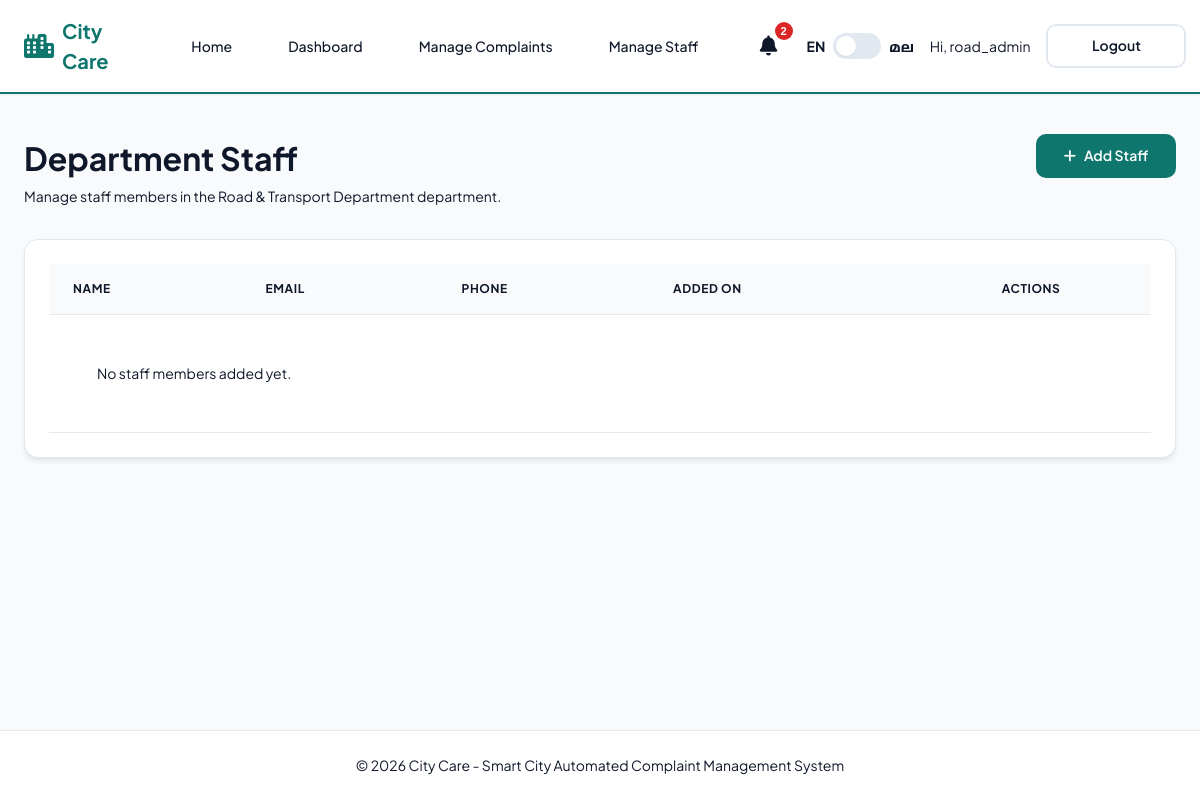
Before: /department/staff/ (signed in) with the older database file.
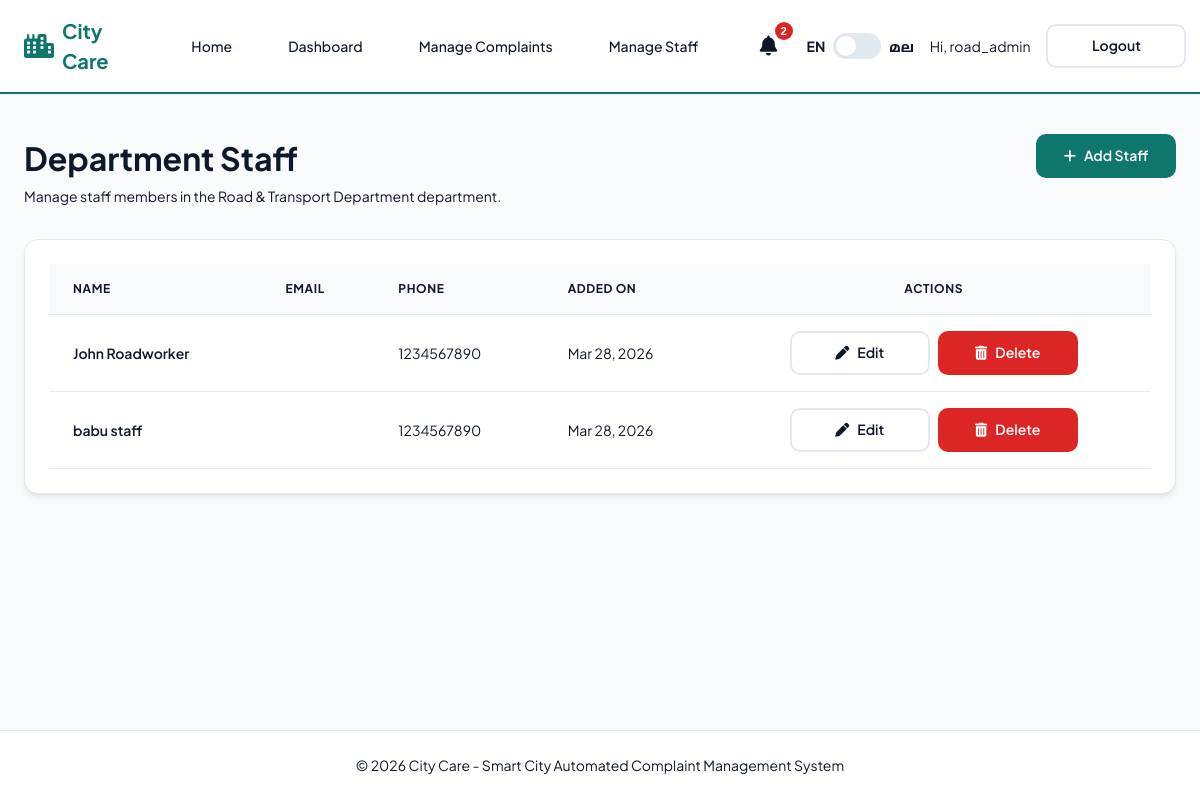
After: the same page with the newer database file.
### complaints/models.py (models this page shows, shortened)
class DepartmentStaff(models.Model):
    user = models.OneToOneField(settings.AUTH_USER_MODEL, on_delete=models.CASCADE, verbose_name=_("user"))
    phone = models.CharField(_("phone"), max_length=15, blank=True, null=True)
    department = models.ForeignKey(Department, on_delete=models.CASCADE, related_name='staff_members', verbose_name=_("department"))
    created_at = models.DateTimeField(_("created at"), auto_now_add=True)
    class Meta:
        verbose_name = _("department staff")
        verbose_name_plural = _("department staff")

### accounts/models.py (models this page shows, shortened)
class User(AbstractUser):
    is_citizen = models.BooleanField(default=False)
    is_department_admin = models.BooleanField(default=False)
    phone_number = models.CharField(max_length=15, blank=True, null=True)
    department = models.ForeignKey('complaints.Department', on_delete=models.SET_NULL, null=True, blank=True)

### complaints/views.py (the view)
# urls.py: path('department/staff/', views.dept_manage_staff, name='dept_manage_staff'),
@login_required
def dept_manage_staff(request):
    if not request.user.is_department_admin:
        return HttpResponseForbidden(_("You are not authorized to access this page."))
    dept = request.user.department
    if not dept:
        messages.error(request, _("Your account is not assigned to any department."))
        return render(request, 'complaints/dept_manage_staff.html', {'staff_list': [], 'department': None})
    base_token = (dept.name or "").split()[0]
    related_depts = Department.objects.filter(name__icontains=base_token)
    staff_list = DepartmentStaff.objects.filter(department__in=related_depts)
    return render(request, 'complaints/dept_manage_staff.html', {'staff_list': staff_list, 'department': dept})

### complaints/context_processors.py (called while the page is built)
def notifications(request):
    if request.user.is_authenticated:
        unread_count = request.user.notifications.filter(is_read=False).count()
        recent_notifications = request.user.notifications.all()[:5]
        return {
            'unread_notifications_count': unread_count,
            'recent_notifications': recent_notifications,
            'is_staff_user': hasattr(request.user, 'departmentstaff')
        }
    return {}

### templates/complaints/dept_manage_staff.html (shortened to what this page needs)
{% extends 'base.html' %}
{% load i18n %}
{% block content %}
<div class="page-header mb-5">
    <div>
        <h1 class="page-header__title">{% trans 'Department Staff' %}</h1>
        <p class="page-header__subtitle">{% trans 'Manage staff members in the' %} {{ department.name }} {% trans 'department.' %}</p>
    </div>
    <div>
        <a href="{% url 'dept_add_staff' %}" class="btn btn-primary">
            <i class="fa-solid fa-plus"></i> {% trans 'Add Staff' %}
        </a>
    </div>
</div>
<div class="card card--elevated">
    <div class="table-wrapper">
        <table>
            <thead>
                <tr>
                    <th>{% trans 'Name' %}</th>
                    <th>{% trans 'Email' %}</th>
                    <th>{% trans 'Phone' %}</th>
                    <th>{% trans 'Added On' %}</th>
                    <th style="text-align: center;">{% trans 'Actions' %}</th>
                </tr>
            </thead>
            <tbody>
                {% for s in staff_list %}
                <tr>
                    <td data-label="{% trans 'Name' %}">
                        <div style="font-weight: 600;">{{ s.user.first_name }} {{ s.user.last_name }}</div>
                    </td>
                    <td data-label="{% trans 'Email' %}">{{ s.email }}</td>
                    <td data-label="{% trans 'Phone' %}">{{ s.phone|default:"—" }}</td>
                    <td data-label="{% trans 'Added On' %}">{{ s.created_at|date:"M d, Y" }}</td>
                    <td data-label="{% trans 'Actions' %}" style="text-align: center;">
                        <div style="display: flex; gap: 0.5rem; justify-content: center;">
                            <a href="{% url 'dept_edit_staff' s.pk %}" class="btn btn-secondary" style="font-size: var(--text-sm);">
                                <i class="fa-solid fa-pen"></i> {% trans 'Edit' %}
                            </a>
                            <form method="post" action="{% url 'dept_delete_staff' s.pk %}" onsubmit="return confirm('{% trans 'Are you sure you want to delete this staff member?' %}');" style="margin:0;">
                                <button type="submit" class="btn" style="background: var(--danger); color: white; font-size: var(--text-sm);">
                                    <i class="fa-solid fa-trash-can"></i> {% trans 'Delete' %}
                                </button>
                            </form>
                        </div>
                    </td>
                </tr>
                {% empty %}
                <tr>
                    <td colspan="5" class="text-center text-muted" style="padding: var(--space-8);">{% trans 'No staff members added yet.' %}</td>
                </tr>
                {% endfor %}
            </tbody>
        </table>
    </div>
</div>
{% endblock %}

Changed rows visible on the page:
added DepartmentStaff: user.first_name "John", user.last_name "Roadworker", phone "1234567890", created_at "Mar 28, 2026"
added DepartmentStaff: user.first_name "babu", user.last_name "staff", phone "1234567890", created_at "Mar 28, 2026"
Other visible differences:
text no longer shown: "No staff members added yet."
